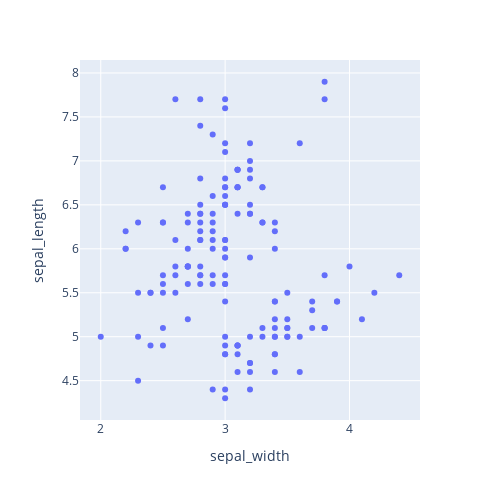

Notebook cell for this chart:
### Markdown cell above
### 1.plotly 사용하기
기본적으로 plotly의 문법은 matplotlib나 seaborn과 유사하다. 좀 더 다양한 도구들을 사용하기 위해 몇 가지 추가적인 코드만 필요하다.  
생성된 그래프에 마우스 커서를 올리면 해당 그래프에서 데이터의 변수 값을 볼 수 있다. 이러한 기능이 바로 인터랙션 그래프로 plotly는 생성되는 모든 그래프에서 이러한 기능을 제공한다.

### Code cell
import plotly.express as px
df=px.data.iris()

fig=px.scatter(df,x='sepal_width',y='sepal_length')

##크기 조정
fig.update_layout(
    width=500,  
    height=500
)

fig.show()

### Figure 1 — Plotly figure (JSON) as saved in the notebook; plotly's stock layout.template omitted (floating-point values rounded to 4 significant figures; data arrays with more than 128 entries replaced by an {"elided": "..."} marker saying what was removed)
{"data": [{"hovertemplate": "sepal_width=%{x}<br>sepal_length=%{y}<extra></extra>", "legendgroup": "", "marker": {"color": "#636efa", "symbol": "circle"}, "mode": "markers", "name": "", "orientation": "v", "showlegend": false, "type": "scatter", "x": {"elided": "150 float values"}, "xaxis": "x", "y": {"elided": "150 float values"}, "yaxis": "y"}], "layout": {"height": 500, "legend": {"tracegroupgap": 0}, "margin": {"t": 60}, "width": 500, "xaxis": {"anchor": "y", "domain": [0, 1], "title": {"text": "sepal_width"}}, "yaxis": {"anchor": "x", "domain": [0, 1], "title": {"text": "sepal_length"}}}}
